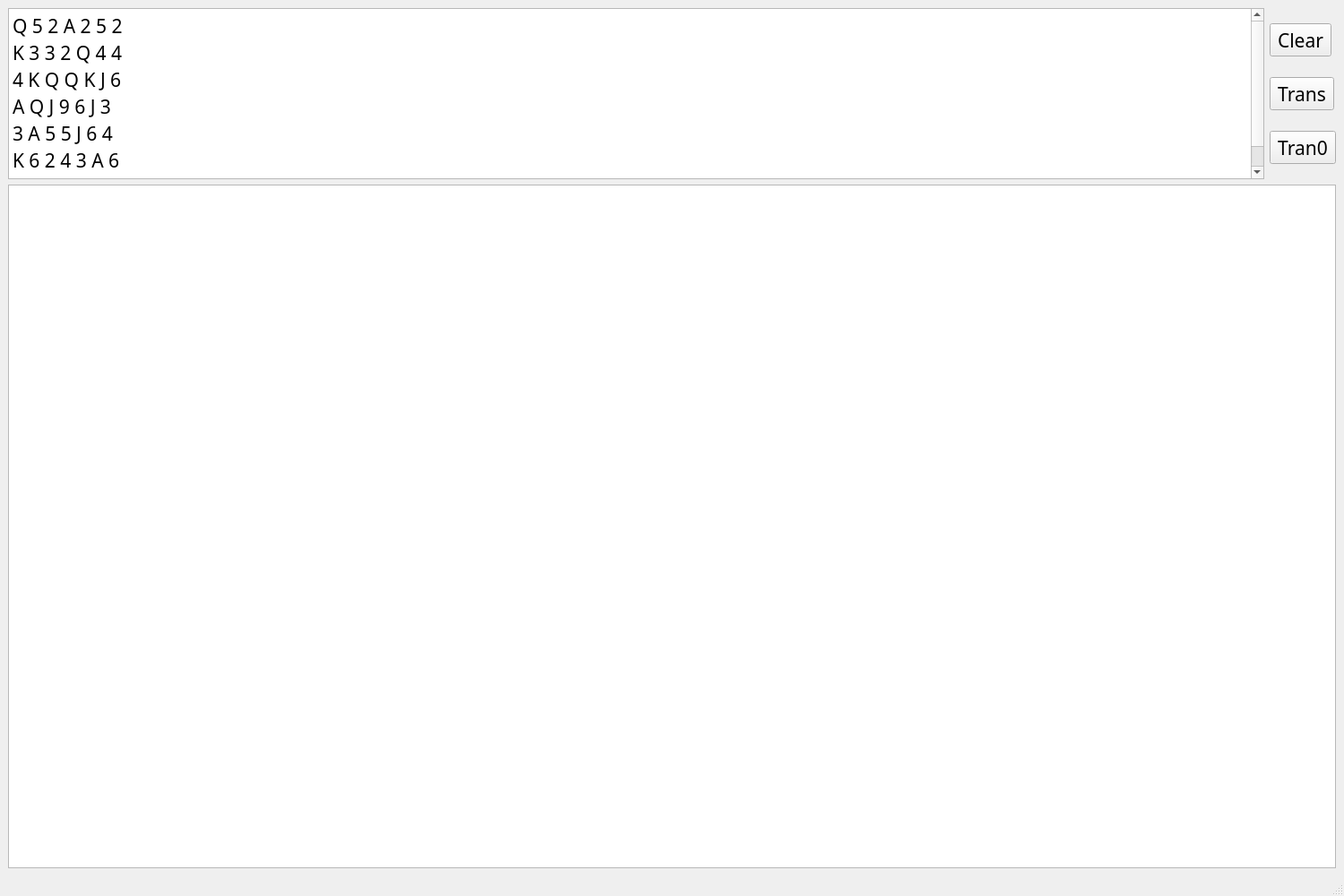
<?xml version="1.0" encoding="UTF-8"?>
<ui version="4.0">
 <class>MainWindow</class>
 <widget class="QMainWindow" name="MainWindow">
  <property name="geometry">
   <rect>
    <x>0</x>
    <y>0</y>
    <width>1500</width>
    <height>1000</height>
   </rect>
  </property>
  <property name="windowTitle">
   <string>Dicecode</string>
  </property>
  <widget class="QWidget" name="centralwidget">
   <layout class="QVBoxLayout" name="verticalLayout_2" stretch="2,8">
    <item>
     <layout class="QHBoxLayout" name="horizontalLayout">
      <item>
       <widget class="QTextEdit" name="textEdit_1">
        <property name="font">
         <font>
          <family>黑体</family>
          <pointsize>16</pointsize>
         </font>
        </property>
        <property name="documentTitle">
         <string/>
        </property>
        <property name="html">
         <string>&lt;!DOCTYPE HTML PUBLIC &quot;-//W3C//DTD HTML 4.0//EN&quot; &quot;http://www.w3.org/TR/REC-html40/strict.dtd&quot;&gt;
&lt;html&gt;&lt;head&gt;&lt;meta name=&quot;qrichtext&quot; content=&quot;1&quot; /&gt;&lt;style type=&quot;text/css&quot;&gt;
p, li { white-space: pre-wrap; }
&lt;/style&gt;&lt;/head&gt;&lt;body style=&quot; font-family:'黑体'; font-size:16pt; font-weight:400; font-style:normal;&quot;&gt;
&lt;p style=&quot; margin-top:0px; margin-bottom:0px; margin-left:0px; margin-right:0px; -qt-block-indent:0; text-indent:0px;&quot;&gt;Q 5 2 A 2 5 2&lt;/p&gt;
&lt;p style=&quot; margin-top:0px; margin-bottom:0px; margin-left:0px; margin-right:0px; -qt-block-indent:0; text-indent:0px;&quot;&gt;K 3 3 2 Q 4 4&lt;/p&gt;
&lt;p style=&quot; margin-top:0px; margin-bottom:0px; margin-left:0px; margin-right:0px; -qt-block-indent:0; text-indent:0px;&quot;&gt;4 K Q Q K J 6&lt;/p&gt;
&lt;p style=&quot; margin-top:0px; margin-bottom:0px; margin-left:0px; margin-right:0px; -qt-block-indent:0; text-indent:0px;&quot;&gt;A Q J 9 6 J 3&lt;/p&gt;
&lt;p style=&quot; margin-top:0px; margin-bottom:0px; margin-left:0px; margin-right:0px; -qt-block-indent:0; text-indent:0px;&quot;&gt;3 A 5 5 J 6 4&lt;/p&gt;
&lt;p style=&quot; margin-top:0px; margin-bottom:0px; margin-left:0px; margin-right:0px; -qt-block-indent:0; text-indent:0px;&quot;&gt;K 6 2 4 3 A 6&lt;/p&gt;
&lt;p style=&quot; margin-top:0px; margin-bottom:0px; margin-left:0px; margin-right:0px; -qt-block-indent:0; text-indent:0px;&quot;&gt;A 6 4 A Q A K&lt;/p&gt;&lt;/body&gt;&lt;/html&gt;</string>
        </property>
        <property name="placeholderText">
         <string/>
        </property>
       </widget>
      </item>
      <item>
       <layout class="QVBoxLayout" name="verticalLayout">
        <item>
         <widget class="QToolButton" name="toolButton_1">
          <property name="font">
           <font>
            <family>宋体</family>
            <pointsize>16</pointsize>
           </font>
          </property>
          <property name="text">
           <string>Clear</string>
          </property>
         </widget>
        </item>
        <item>
         <widget class="QToolButton" name="toolButton_2">
          <property name="font">
           <font>
            <family>宋体</family>
            <pointsize>16</pointsize>
           </font>
          </property>
          <property name="text">
           <string>Trans</string>
          </property>
         </widget>
        </item>
        <item>
         <widget class="QToolButton" name="toolButton_3">
          <property name="font">
           <font>
            <family>宋体</family>
            <pointsize>16</pointsize>
           </font>
          </property>
          <property name="text">
           <string>Tran0</string>
          </property>
         </widget>
        </item>
       </layout>
      </item>
     </layout>
    </item>
    <item>
     <widget class="QTextEdit" name="textEdit_2">
      <property name="font">
       <font>
        <family>黑体</family>
        <pointsize>16</pointsize>
       </font>
      </property>
      <property name="markdown">
       <string/>
      </property>
      <property name="html">
       <string>&lt;!DOCTYPE HTML PUBLIC &quot;-//W3C//DTD HTML 4.0//EN&quot; &quot;http://www.w3.org/TR/REC-html40/strict.dtd&quot;&gt;
&lt;html&gt;&lt;head&gt;&lt;meta name=&quot;qrichtext&quot; content=&quot;1&quot; /&gt;&lt;style type=&quot;text/css&quot;&gt;
p, li { white-space: pre-wrap; }
&lt;/style&gt;&lt;/head&gt;&lt;body style=&quot; font-family:'黑体'; font-size:16pt; font-weight:400; font-style:normal;&quot;&gt;
&lt;p style=&quot;-qt-paragraph-type:empty; margin-top:0px; margin-bottom:0px; margin-left:0px; margin-right:0px; -qt-block-indent:0; text-indent:0px;&quot;&gt;&lt;br /&gt;&lt;/p&gt;&lt;/body&gt;&lt;/html&gt;</string>
      </property>
      <property name="placeholderText">
       <string/>
      </property>
     </widget>
    </item>
   </layout>
  </widget>
  <widget class="QMenuBar" name="menubar">
   <property name="geometry">
    <rect>
     <x>0</x>
     <y>0</y>
     <width>1500</width>
     <height>22</height>
    </rect>
   </property>
  </widget>
  <widget class="QStatusBar" name="statusbar"/>
 </widget>
 <resources/>
 <connections/>
</ui>
